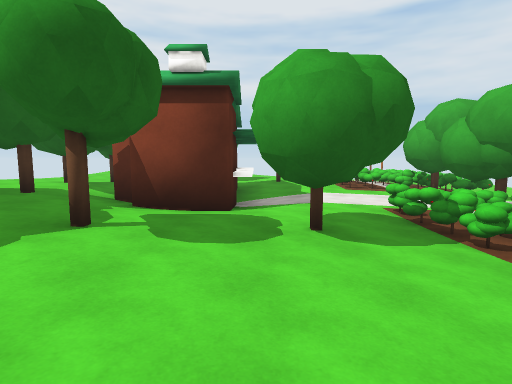
view 1 (above)

15 first-person views from a walk through a Unity game level. The camera is 1.5 m above the floor, tilts 6° down and sees 80° across. The floor is counted in squares, 2 m on a side. Each view is taken from the middle of a square. On the plan, view 1 faces up. The plan holds only what a view shows up to about 10 squares ahead; the rest is blank.

view 2
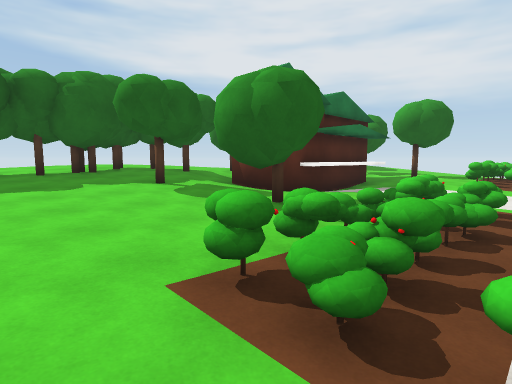

view 3
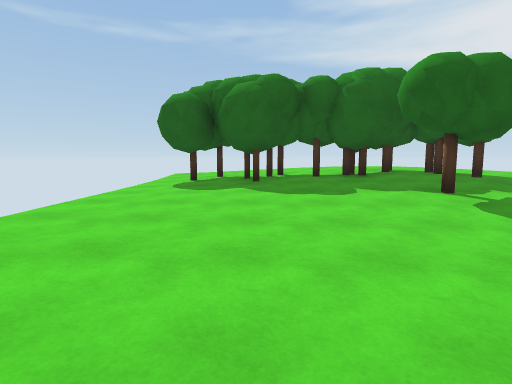

view 4
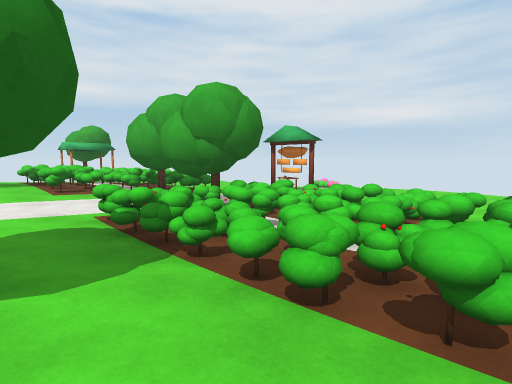

view 5
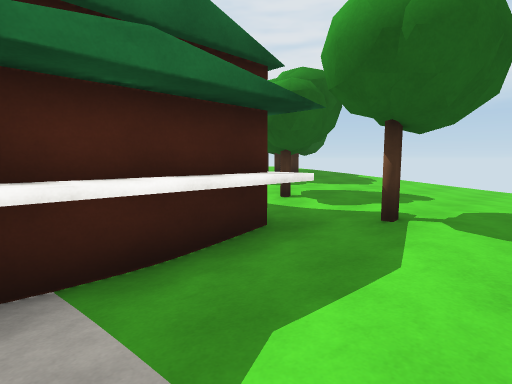

view 6
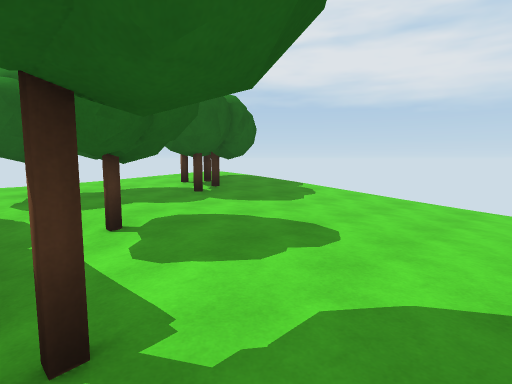

view 7
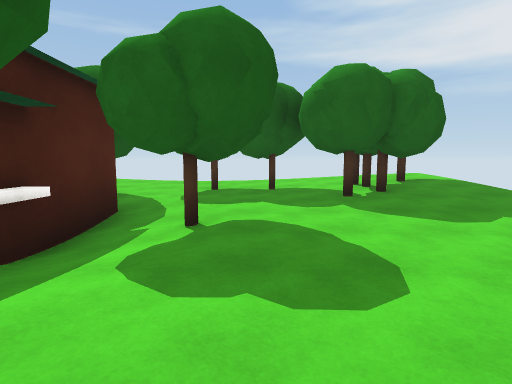

view 8
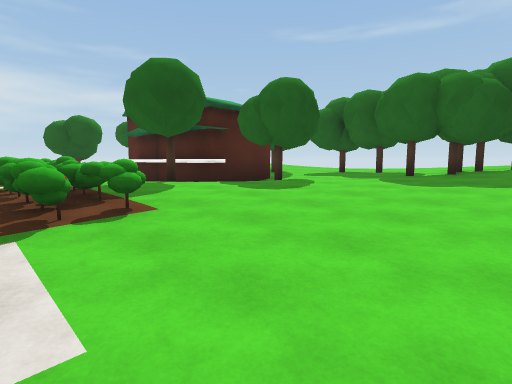

view 9
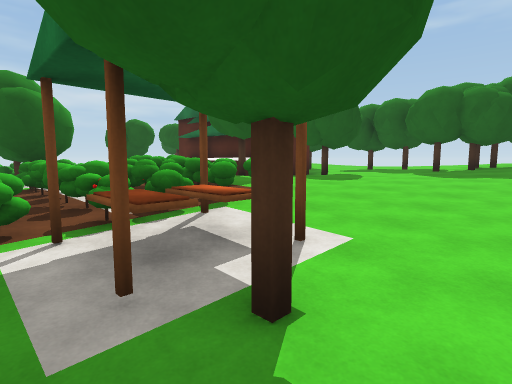

view 10
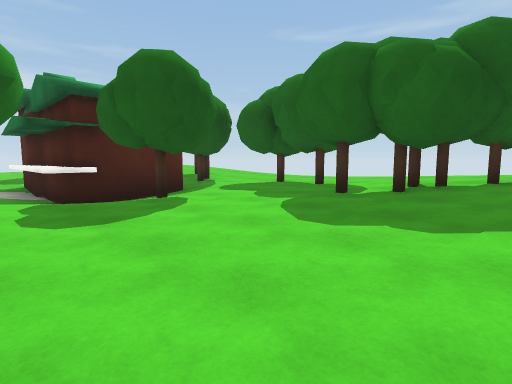

view 11
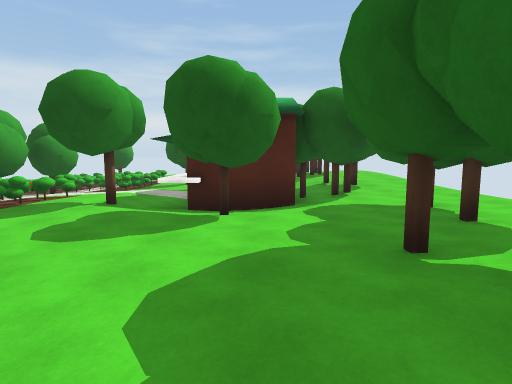

view 12
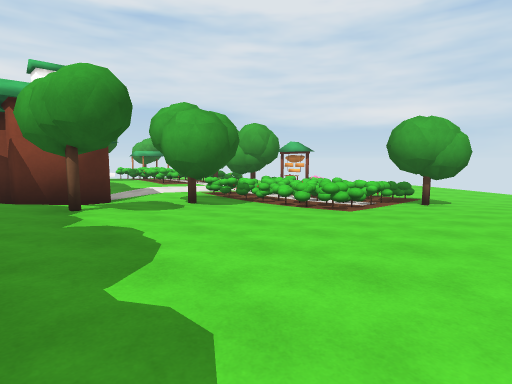

view 13
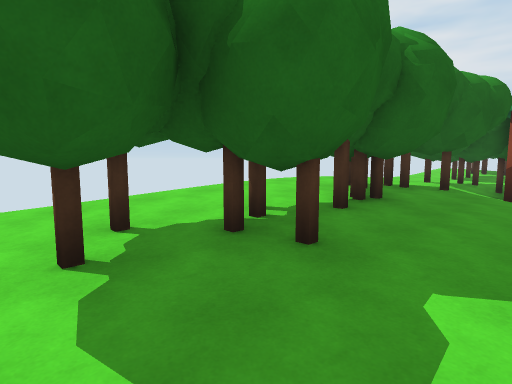

view 14
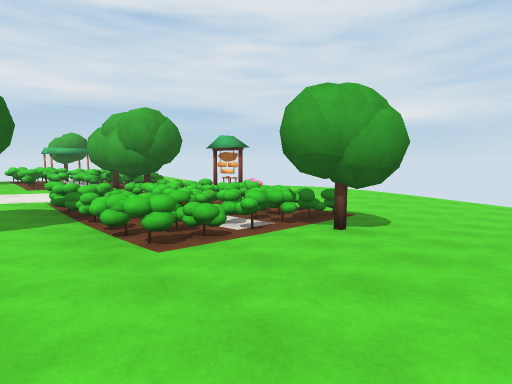

view 15
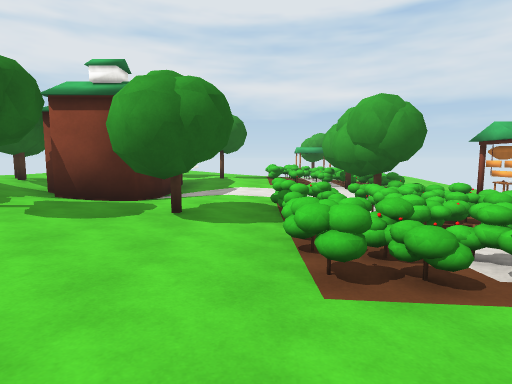

### Floor plan
Key: @ floor where view 1 was taken; # wall or solid block; x gap in a wall; . main floor; : floor 0.25 m higher than the main floor; - floor 0.25 m lower than the main floor; + floor 0.5 m higher than the main floor; _ floor 0.5 m lower than the main floor; * floor 0.75 m higher than the main floor; < floor 0.75 m lower than the main floor; / step, stairs or slope; = window, fence, low wall or low ledge; ^ raised ledge; O other object.
Columns run from 6 left of view 1 to 10 right of it. Each row starts with its distance up from view 1.
 16 *x+/////-____
 15 *##://.---##_
 14 +###:...--^^_
 13 +:##:....=#=#
 12 :##:##...^##^
 11 :##:##/..==#
 10 ::://OO/.==##
  9 ::####O/.###=
  8 +##/ #O/.-##_
  7 + #/ #O----__ #=
  6 *+//##O---##  #/
  5 * #///---^=#=
  4 *##+//.-_^===
  3 *##+#./#_x^^#<___
  2 **#+:///-###^<___
  1 *##:///--==#=<___
  0 +##::.@.---#_____
 -1 +##::....---__<<<
 -2 ::x::.....-//_

Where each view was taken, in squares from view 1:
view 1: 0 up, 0 right, facing up
view 2: 0 up, 4 right, facing up-left
view 3: 0 up, 3 right, facing left
view 4: 1 up, 1 right, facing up-right
view 5: 7 up, 2 right, facing up-left
view 6: 10 up, 2 right, facing up-left
view 7: 12 up, 2 right, facing left
view 8: 16 up, 4 right, facing down-left
view 9: 16 up, 6 right, facing down-left
view 10: 16 up, 1 right, facing down-left
view 11: 16 up, 2 left, facing down
view 12: 2 down, 3 left, facing up-right
view 13: 2 down, 2 left, facing up-left
view 14: 2 down, 1 right, facing up-right
view 15: 1 down, 2 right, facing up
